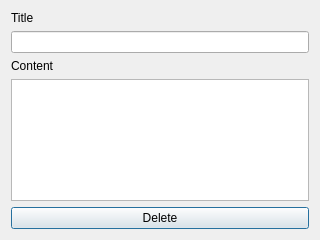
<?xml version="1.0" encoding="UTF-8"?>
<ui version="4.0">
 <class>Dialog</class>
 <widget class="QDialog" name="Dialog">
  <property name="geometry">
   <rect>
    <x>0</x>
    <y>0</y>
    <width>320</width>
    <height>240</height>
   </rect>
  </property>
  <property name="windowTitle">
   <string>Get Info</string>
  </property>
  <layout class="QVBoxLayout" name="verticalLayout">
   <item>
    <widget class="QLabel" name="label">
     <property name="text">
      <string>Title</string>
     </property>
    </widget>
   </item>
   <item>
    <widget class="QLineEdit" name="lineEdit"/>
   </item>
   <item>
    <widget class="QLabel" name="label_2">
     <property name="text">
      <string>Content</string>
     </property>
    </widget>
   </item>
   <item>
    <widget class="QPlainTextEdit" name="plainTextEdit"/>
   </item>
   <item>
    <widget class="QPushButton" name="pushButton">
     <property name="text">
      <string>Delete</string>
     </property>
     <property name="icon">
      <iconset resource="../../icons/icons.qrc">
       <normaloff>:/icons/remove.png</normaloff>:/icons/remove.png</iconset>
     </property>
    </widget>
   </item>
  </layout>
 </widget>
 <resources>
  <include location="../../icons/icons.qrc"/>
 </resources>
 <connections/>
</ui>
